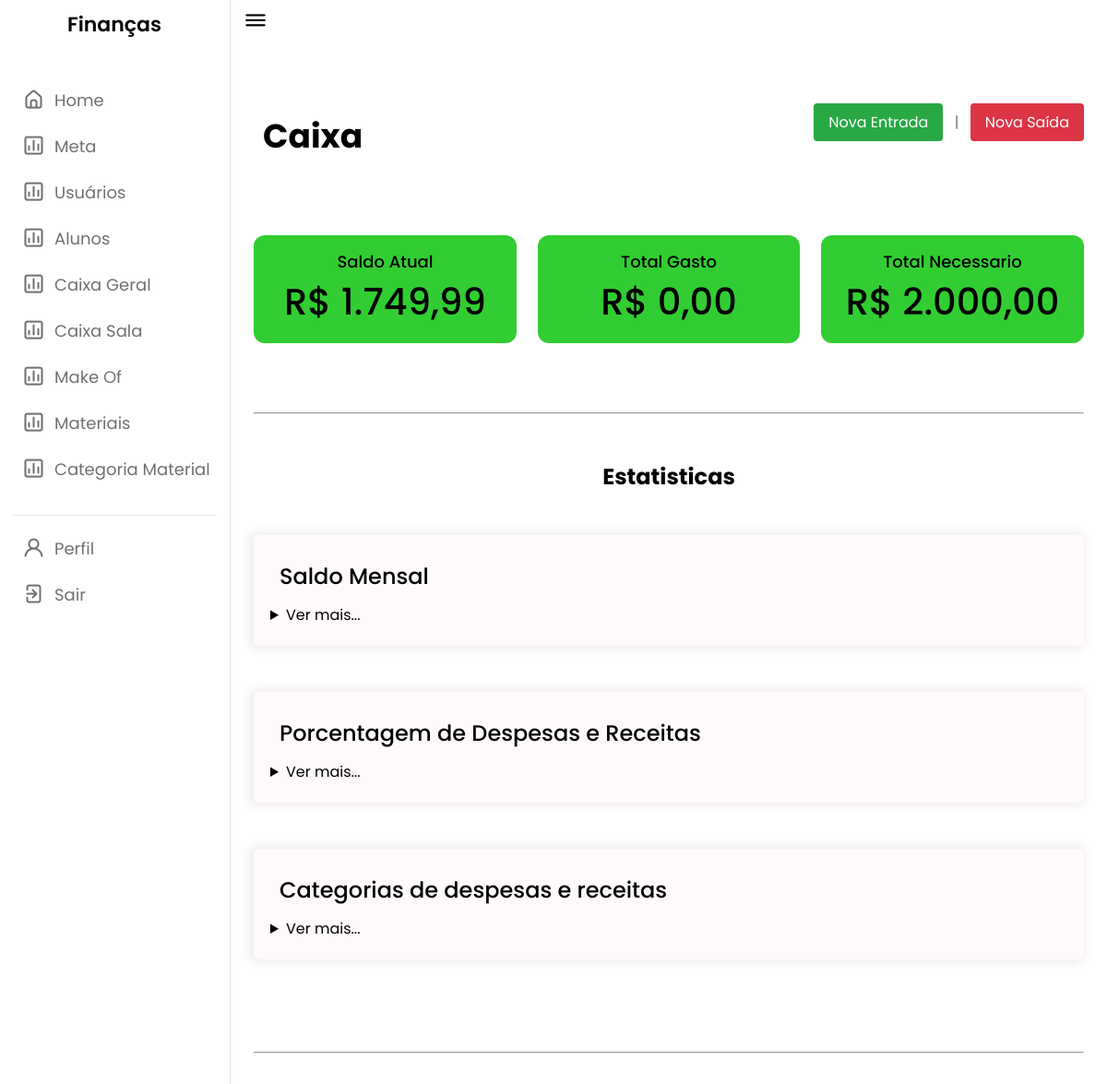
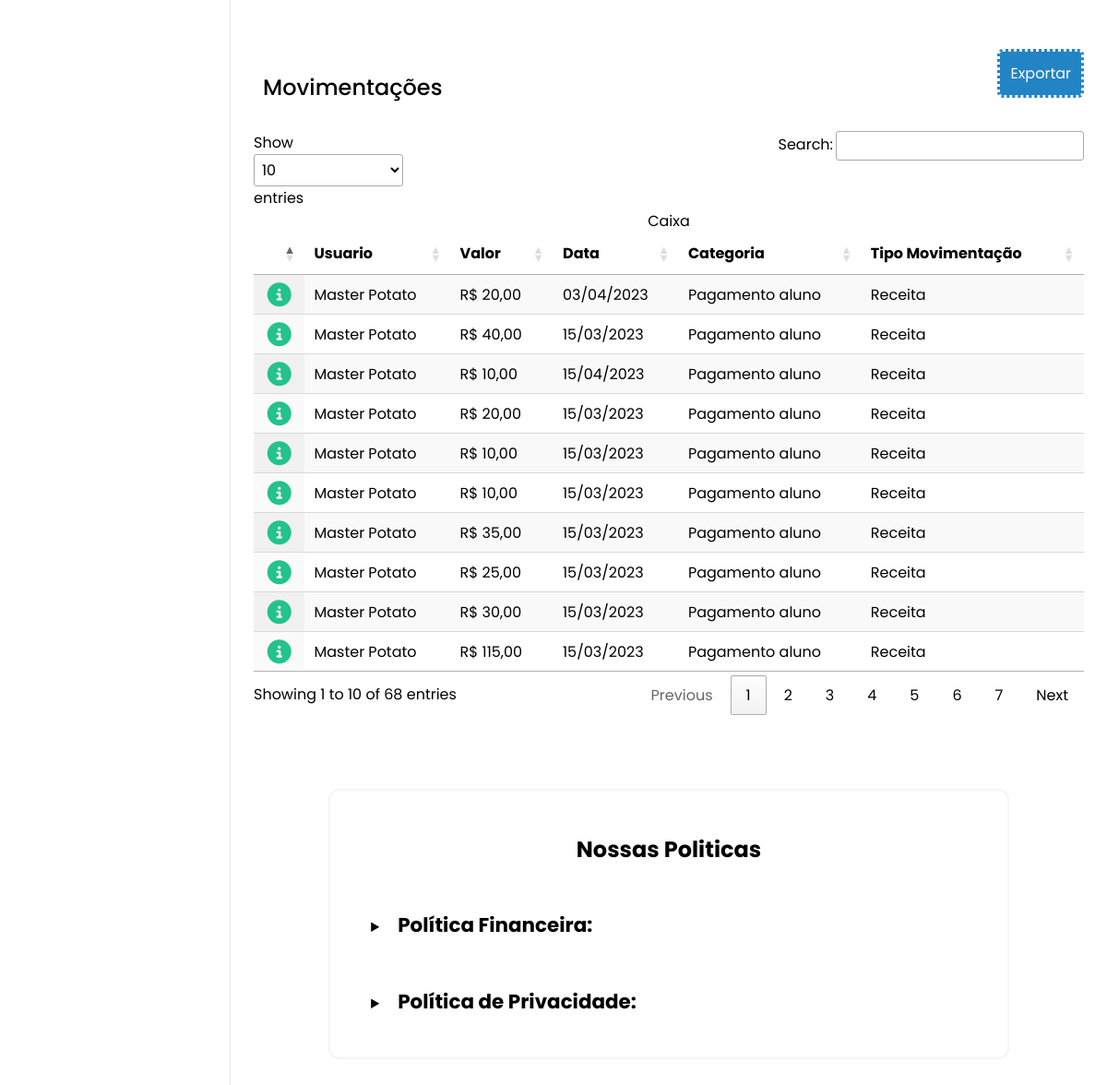
Screenshot of /resources/views/admin/caixa/index.php (signed in) with the database file from the repository (2 pictures, top to bottom).
### tables this page shows
CREATE TABLE Caixa (
		 
    caixa_id INT AUTO_INCREMENT PRIMARY KEY NOT NULL,
    usuario_id INT NULL,
    FOREIGN KEY (usuario_id)
        REFERENCES Usuarios (usuario_id),
    aluno_id INT NOT NULL,
    FOREIGN KEY (aluno_id)
        REFERENCES Alunos (aluno_id),
        
		 
    categoria VARCHAR(20),
    descricao VARCHAR(100),
    data_movimentacao DATETIME,
    valor DECIMAL(10, 2),
    tipo_movimentacao VARCHAR(20),
    forma_pagamento VARCHAR(20),
    status_caixa VARCHAR(15),
    obs TEXT
);

CREATE TABLE Usuarios (
	 
    usuario_id INT AUTO_INCREMENT PRIMARY KEY NOT NULL,
    tipo_usuario CHAR(3),

     
    nome VARCHAR(100) NOT NULL,
    email VARCHAR(100) UNIQUE NOT NULL,
    cpf VARCHAR(13) UNIQUE, 
    senha VARCHAR(200) NOT NULL,
    idade INT(3) NOT NULL,
     
    genero CHAR(1),
    celular VARCHAR(25),
    foto_perfil VARCHAR(200) 
        DEFAULT 'profile_default.png'
);

### config.php (called while the page is built, shortened)
<?php
function autocarregamento($class_name) {
  $path = __DIR__ . '//models//' . $class_name . '.php';
}

### controllers/Caixa/ConsultaController.php (called while the page is built, shortened)
<?php
global $mysqli;
$caixa = new Caixa($mysqli);
$meta = new Meta($mysqli);
$dadosDespesasReceitasPorMes = $caixa->obterDadosDespesasReceitasPorMes();
$totalReceitas = array_sum($dadosDespesasReceitasPorMes['receitas']);
$totalDespesas = array_sum($dadosDespesasReceitasPorMes['despesas']);
if ($totalDespesas != 0 || $totalReceitas != 0) {
  $porcentagemDespesas = ($totalDespesas / ($totalReceitas + $totalDespesas)) * 100;
  $porcentagemReceitas = 100 - $porcentagemDespesas;
} else {
  $porcentagemDespesas = 0;
  $porcentagemReceitas = 0;
}
return $data = [
  'caixa'             => $caixa->buscarTodos(),
  'saldo_atual'       => $caixa->obterSaldoAtual(),
  'saldo_anterior'    => $caixa->obterSaldoAnterior(),
  'total_gasto'       => $caixa->obterTotalGasto(),
  'total_necessario'  => $meta->obterTotalNecessarioAtivo(),
  'meses'             => $dadosDespesasReceitasPorMes['meses'],
  'receitas'          => $dadosDespesasReceitasPorMes['receitas'],
  'despesas'          => $dadosDespesasReceitasPorMes['despesas'],
  'saldos'            => $dadosDespesasReceitasPorMes['saldos'],
  'dadosCategorias'   => $caixa->obterDadosCategorias(),
  'totalReceitas'        => $totalReceitas,
  'totalDespesas'        => $totalDespesas,
  'porcentagemReceitas'  => $porcentagemReceitas,
  'porcentagemDespesas'  => $porcentagemDespesas
];
?>

### models/Caixa.php (called while the page is built, shortened)
<?php
class Caixa
{
  private $mysqli;
  private $tabela = 'caixa';
  public function __construct(mysqli $mysqli)
  {
    $this->mysqli = $mysqli;
  }
  public function buscarTodos()
  {
    $stmt = $this->mysqli->query("
      SELECT
        c.*, u.*, u.nome as nome_usuario
      FROM
        " . $this->tabela . " as c
      JOIN
        usuarios AS u ON u.usuario_id = c.usuario_id
      WHERE
        LOWER(c.tipo_movimentacao) = 'despesa' OR
        LOWER(c.tipo_movimentacao) = 'receita'
    ");
    while ($linha = mysqli_fetch_array($stmt, MYSQLI_ASSOC)) {
      $categoria[] = $linha;
    }
    return $categoria;
  }
  public function obterSaldoAtual()
  {
    $query_entrada = "
      SELECT
        SUM(valor) as 'valor_entrada'
      FROM
        CAIXA
      WHERE
        tipo_movimentacao = 'receita'
    ";
    $query_saida = "
      SELECT
        SUM(valor) as 'valor_saida'
      FROM
        CAIXA
      WHERE
        tipo_movimentacao = 'despesa'
    ";
    $result_entrada = $this->mysqli->query($query_entrada);
    $result_saida = $this->mysqli->query($query_saida);
    $result_entrada = mysqli_fetch_array($result_entrada, MYSQLI_ASSOC);
    $result_entrada = $result_entrada['valor_entrada'];
    $result_saida = mysqli_fetch_array($result_saida, MYSQLI_ASSOC);
    $result_saida = $result_saida['valor_saida'];
    $saldo_atual = $result_entrada - $result_saida;
    return $saldo_atual;
  }
  public function obterSaldoAnterior() {
    $query = "
      SELECT
        valor
      FROM
        " . $this->tabela . "
      ORDER BY
        caixa_id
      DESC LIMIT 1
    ";
    $result = $this->mysqli->query($query);
    $saldo_anterior = mysqli_fetch_array($result, MYSQLI_ASSOC);
    return $saldo_anterior['valor'];
  }
  public function obterTotalGasto()
  {
      $query = "
          SELECT
              SUM(valor) as total_gasto
          FROM
              " . $this->tabela . "
          WHERE
              tipo_movimentacao = 'despesa'
      ";
      $result = $this->mysqli->query($query);
      $row = $result->fetch_assoc();
      $totalGasto = $row['total_gasto'];
      return $totalGasto;
  }
  public function obterDadosDespesasReceitasPorMes()
  {
    $query = "
      SELECT
        DATE_FORMAT(data_movimentacao, '%b') as mes,
        SUM(CASE WHEN LOWER(tipo_movimentacao) = 'receita' THEN valor ELSE 0 END) as receita,
        SUM(CASE WHEN LOWER(tipo_movimentacao) = 'despesa' THEN valor ELSE 0 END) as despesa
      FROM caixa
      GROUP BY mes
    ";
    $result = $this->mysqli->query($query);
    $meses = [];
    $receitas = [];
    $despesas = [];
    $saldos = [];
    $balance = 0;
    while ($row = $result->fetch_assoc()) {
      $meses[] = $row['mes'];
      $receitas[] = (float)$row['receita'];
      $despesas[] = (float)$row['despesa'];
      $balance += (float)$row['receita'] - (float)$row['despesa'];
      $saldos[] = $balance;
    }
    return [
      'meses' => $meses,
      'receitas' => $receitas,
      'despesas' => $despesas,
      'saldos' => $saldos
    ];
  }
}

### models/Meta.php (called while the page is built, shortened)
<?php
class Meta
{
  private $mysqli;
  private $tabela = 'meta';
  public function __construct(mysqli $mysqli)
  {
    $this->mysqli = $mysqli;
  }
  public function obterTotalNecessarioAtivo()
	{
	  $stmt = $this->mysqli->query("
	    SELECT total_necessario
	    FROM " . $this->tabela . "
	    WHERE status = 1
	  ");
	  $row = $stmt->fetch_assoc();
	  return $row['total_necessario'];
	}
}

### resources/views/admin/caixa/index.php (the view, shortened to what this page needs)
<?php
require dirname(dirname(dirname(dirname(__DIR__)))) . '/config.php';
include $_ENV['PASTA_CONTROLLER'] . '/Caixa/ConsultaController.php';
?>
<body>
  <section class="dashboard">
      <div class="top"> <i class="uil uil-bars sidebar-toggle"></i> </div>
      <div class="dash-content">
        <div style="display: flex;justify-content: space-between;align-items: center;">
          <div class="title"> <span class="text"><h1>Caixa</h1></span> </div>
          <div>
               <a href="<?= $_ENV['ROUTE'] ?>admin.caixa.entrada.create" class="button-link" style="background-color: #28a745;">
                Nova Entrada
              </a>
              <span class="button-separator">|</span>
              <a href="<?= $_ENV['ROUTE'] ?>admin.caixa.saida.create" class="button-link" style="background-color: #dc3545;">
                Nova Saída
              </a>
          </div>
        </div>
        <div class="dash-content">
          <div class="boxes">
             <div
                class="box
                  <?php if ($data['saldo_atual'] <= 0): ?>
                    box2
                  <?php elseif ($data['saldo_atual'] > 0): ?>
                    box1
                  <?php else: ?>
                    box3
                  <?php endif; ?>
              ">
                <span class="text">Saldo Atual</span>
                <span class="number">
                   <?= Money::format($data['saldo_atual']); ?>
                </span>
              </div>
              <div
                class="box
                  <?php if ($data['total_gasto'] < $data['total_necessario']): ?>
                    box1
                  <?php elseif ($data['total_gasto'] > $data['total_necessario']): ?>
                    box2
                  <?php else: ?>
                    box3
                  <?php endif; ?>
              ">
                <span class="text">Total Gasto</span>
                <span class="number">
                  <?= Money::format($data['total_gasto']); ?>
                </span>
              </div>
              <div class="box box4">
                <span class="text">Total Necessario</span>
                <span class="number">
                  <?= Money::format($data['total_necessario']); ?>
                </span>
              </div>
            </div>
        </div>
        <br><br><br>
        <hr>
        <div class="dash-content">
          <center style="margin-bottom: 46px;"><h2>Estatisticas</h2></center>
          <div class="dash-estatistics">
             <div class="title"><span class="text">Saldo Mensal</span></div>
            <details>
              <summary>Ver mais...</summary>
            </details>
          </div>
        </div>
         <div class="dash-content">
          <div class="dash-estatistics">
                <div class="title"><span class="text">Porcentagem de Despesas e Receitas</span></div>
                <details>
                  <summary>Ver mais...</summary>
                </details>
          </div>
        </div>
        <div class="dash-content">
          <div class="dash-estatistics">
            <div class="title"><span class="text">Categorias de despesas e receitas</span></div>
            <details>
              <summary>Ver mais...</summary>
            </details>
          </div>
        </div>
        <br><br>
        <br><br>
        <hr>
        <div class="dash-content">
          <?php if (isset($data['caixa']) && !empty($data['caixa'])) { ?>
          <div style="display: flex;justify-content: space-between;align-items: center;">
            <div class="title"><span class="text">Movimentações</span></div>
            <div class="dropdown">
              <button onclick="toggleDropdown()" class="dropbtn">Exportar</button>
            </div>
          </div>
          <table id="myTable" class="display">
            <caption>Caixa</caption>
            <thead>
              <tr>
                <th></th>
                <th>Usuario</th>
                <th>Valor</th>
                <th>Data</th>
                <th>Categoria</th>
                <th>Tipo Movimentação</th>
              </tr>
            </thead>
            <tbody>
              <?php foreach ($data['caixa'] as $item): ?>
              <tr>
                <td>
                  <a href="<?= $_ENV['URL_CONTROLLERS'] . '/Caixa/ShowController.php?id=' . $item['caixa_id']; ?>">
                    <center>
                      <i class="fa fa-info-circle" style="color: #24c28d; font-size: 26px;" title="Ver mais">
                      </i>
                    </center>
                  </a>
                </td>
                <td>
                  <?= $item['nome_usuario']; ?>
                </td>
                <td>
                  <?= Money::format($item['valor']); ?>
                </td>
                <td>
                  <?= date('d/m/Y', strtotime($item['data_movimentacao'])); ?>
                </td>
                <td>
                  <?= $item['categoria']; ?>
                </td>
                <td>
                  <?= $item['tipo_movimentacao']; ?>
                </td>
              </tr>
              <?php endforeach; ?>
            </tbody>
          </table>
          <?php } else { ?>
          <h3>Sem inserções no caixa</h3>
          <?php } ?>
        </div>
      </div>
    <section class="activity" id="politicas" style="width: 80%;padding: 12px;border-radius: 12px;border: 2px solid #f5f5f5;margin: 5rem 0">
        <center style="margin-bottom: 16px;margin-top: 34px;"><h2>Nossas Politicas</h2></center>
        <div class="data names" style="padding: 2rem;">
          <details>
            <summary><h2 style="display: inline; margin-left: 12px; font-size: 1.34rem;cursor: pointer;">Política Financeira:</h2></summary><br>
            <h3>1. Pagamentos e Cobranças:</h3> <br>
            <br>  <br>
            <h3>2. Cancelamento e Reembolso:</h3> <br>
            <br> <br>
            <h3>3. Segurança dos Dados Financeiros:</h3> <br>
            <p>Nós levamos a segurança dos seus dados financeiros a sério. Utilizamos métodos de criptografia e proteção para garantir que suas informações financeiras estejam protegidas contra acessos não autorizados.</p> <br> <br>
            <h3>4. Orçamentos e Custos Adicionais:</h3> <br>
            <p>Forneceremos orçamentos detalhados e transparentes para os nossos serviços. Caso haja custos adicionais não previstos, entraremos em contato e buscaremos a sua aprovação antes de prosseguir.</p> <br> <br>
            <h3>5. Prazos de Pagamento:</h3> <br>
            <p>Os prazos de pagamento serão especificados em nossos documentos de faturamento. Pedimos que os pagamentos sejam realizados dentro dos prazos estipulados para garantir a continuidade dos serviços.</p> <br> <br>
          </details>
          <br><br>
          <details>
              <summary><h2 style="display: inline; margin-left: 12px; font-size: 1.34rem;cursor: pointer;">Política de Privacidade:</h2></summary><br>
              <h3>1. Coleta de Informações:</h3> <br>
              <br> <br>
              <h3>2. Uso de Dados Financeiros:</h3> <br>
              <br> <br>
              <h3>3. Armazenamento Seguro:</h3> <br>
              <p>Utilizamos medidas de segurança rigorosas para armazenar suas informações financeiras. Isso inclui a criptografia de dados e a proteção contra acessos não autorizados.</p> <br> <br>
              <h3>4. Acesso Restrito:</h3> <br>
              <p>Apenas pessoal autorizado terá acesso às informações financeiras. Garantimos que somente as pessoas envolvidas diretamente no processamento de pagamentos e cobranças terão acesso a esses dados.</p> <br> <br>
              <h3>5. Atualizações na Política de Privacidade:</h3> <br>
          </details>
        </div>
      </section>
  </section>
</body>

### resources/css/admin/financas.css (style rules this page uses)
* { margin: 0; padding: 0; box-sizing: border-box; font-family: 'Poppins', sans-serif; }
body { min-height: 100vh; background-color: var(--primary-color); }
.dropbtn { background-color: #2284c5; color: white; padding: 11px; font-size: 16px; border: 3px dotted whitesmoke; cursor: pointer; border-radius: 6px; }
.dropdown { position: relative; display: inline-block; }
td { word-wrap: break-word!important; }
.dashboard { display: flex; flex-direction: column; align-items: center; position: relative; left: 250px; background-color: var(--panel-color); min-height: 100vh; width: calc(100% - 250px); padding: 10px 14px; transition: var(--tran-05); }
.title { margin-bottom: 20px; text-align: center; }
.title .text { font-size: 24px; font-weight: bold; color: #333; }
table { width: 900px; max-width: 900px; }
td { word-break: break-word!important; }
.dashboard .top { position: fixed; top: 0; left: 250px; display: flex; width: calc(100% - 250px); justify-content: space-between; align-items: center; padding: 10px 14px; background-color: var(--panel-color); transition: var(--tran-05); z-index: 10; }
.dashboard .top .sidebar-toggle { font-size: 26px; color: var(--text-color); cursor: pointer; }
.dashboard .dash-content { max-width: 900px; width: 100%; padding-top: 50px; }
.dash-content .title { display: flex; align-items: center; margin: 60px 0 30px 0; }
.dash-content .title .text { font-size: 24px; font-weight: 500; color: var(--text-color); margin-left: 10px; }
.dash-content .boxes { display: flex; align-items: center; justify-content: space-between; flex-wrap: wrap; }
.dash-content .boxes .box { display: flex; flex-direction: column; align-items: center; border-radius: 12px; width: calc(100% / 3 - 15px); padding: 15px 20px; background-color: var(--box1-color); transition: var(--tran-05); }
.boxes .box .text { white-space: nowrap; font-size: 18px; font-weight: 500; color: var(--text-color); }
.boxes .box .number { font-size: 40px; font-weight: 500; color: var(--text-color); }
.button-link { display: inline-block; padding: 8px 16px; background-color: #007bff; color: #fff; text-decoration: none; border-radius: 4px; transition: background-color 0.3s ease; }
.button-separator { padding: 0 8px; color: #777; }
.dash-estatistics { background: snow; box-shadow: -2px 0px 11px 3px #efeaea; padding: 21px 18px; border-radius: 5px; }
.dash-estatistics .title { margin-top: 6px; margin-bottom: 12px; }
summary { cursor: pointer; }

### rows the page displays
caixa: usuario.nome "Master Potato", valor "R$ 20,00", data_movimentacao "03/04/2023", categoria "Pagamento aluno", tipo_movimentacao "Receita"
caixa: usuario.nome "Master Potato", valor "R$ 40,00", data_movimentacao "15/03/2023", categoria "Pagamento aluno", tipo_movimentacao "Receita"
caixa: usuario.nome "Master Potato", valor "R$ 10,00", data_movimentacao "15/04/2023", categoria "Pagamento aluno", tipo_movimentacao "Receita"
caixa: usuario.nome "Master Potato", valor "R$ 20,00", data_movimentacao "15/03/2023", categoria "Pagamento aluno", tipo_movimentacao "Receita"
caixa: usuario.nome "Master Potato", valor "R$ 10,00", data_movimentacao "15/03/2023", categoria "Pagamento aluno", tipo_movimentacao "Receita"
caixa: usuario.nome "Master Potato", valor "R$ 10,00", data_movimentacao "15/03/2023", categoria "Pagamento aluno", tipo_movimentacao "Receita"
caixa: usuario.nome "Master Potato", valor "R$ 35,00", data_movimentacao "15/03/2023", categoria "Pagamento aluno", tipo_movimentacao "Receita"
caixa: usuario.nome "Master Potato", valor "R$ 25,00", data_movimentacao "15/03/2023", categoria "Pagamento aluno", tipo_movimentacao "Receita"
caixa: usuario.nome "Master Potato", valor "R$ 30,00", data_movimentacao "15/03/2023", categoria "Pagamento aluno", tipo_movimentacao "Receita"
caixa: usuario.nome "Master Potato", valor "R$ 115,00", data_movimentacao "15/03/2023", categoria "Pagamento aluno", tipo_movimentacao "Receita"

### other values shown
Money::format($data['saldo_atual']) "R$ 1.749,99"
Money::format($data['total_gasto']) "R$ 0,00"
Money::format($data['total_necessario']) "R$ 2.000,00"
